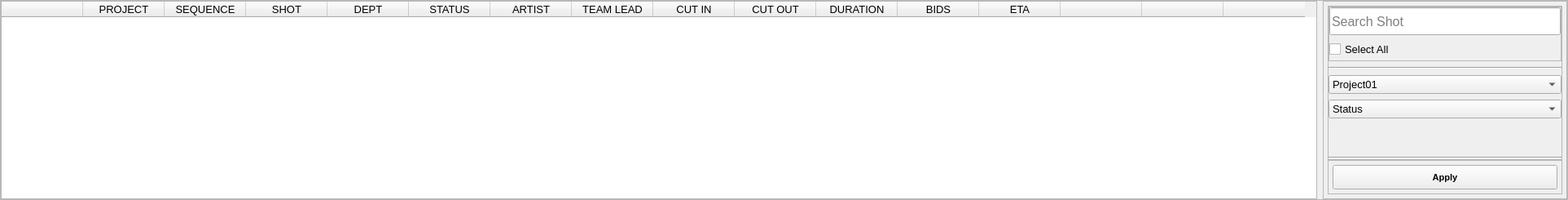
                     <widget class="QWidget" name="all_shots_page">
                      <layout class="QGridLayout" name="gridLayout_46">
                       <property name="leftMargin">
                        <number>0</number>
                       </property>
                       <property name="topMargin">
                        <number>0</number>
                       </property>
                       <property name="rightMargin">
                        <number>0</number>
                       </property>
                       <property name="bottomMargin">
                        <number>0</number>
                       </property>
                       <property name="spacing">
                        <number>0</number>
                       </property>
                       <item row="0" column="0">
                        <widget class="QFrame" name="frame_20">
                         <property name="frameShape">
                          <enum>QFrame::StyledPanel</enum>
                         </property>
                         <property name="frameShadow">
                          <enum>QFrame::Raised</enum>
                         </property>
                         <layout class="QGridLayout" name="gridLayout_45">
                          <property name="leftMargin">
                           <number>0</number>
                          </property>
                          <property name="topMargin">
                           <number>0</number>
                          </property>
                          <property name="rightMargin">
                           <number>0</number>
                          </property>
                          <property name="bottomMargin">
                           <number>0</number>
                          </property>
                          <property name="horizontalSpacing">
                           <number>7</number>
                          </property>
                          <property name="verticalSpacing">
                           <number>0</number>
                          </property>
                          <item row="1" column="1">
                           <widget class="QFrame" name="filter_frame">
                            <property name="minimumSize">
                             <size>
                              <width>300</width>
                              <height>0</height>
                             </size>
                            </property>
                            <property name="maximumSize">
                             <size>
                              <width>500</width>
                              <height>16777215</height>
                             </size>
                            </property>
                            <property name="frameShape">
                             <enum>QFrame::StyledPanel</enum>
                            </property>
                            <property name="frameShadow">
                             <enum>QFrame::Raised</enum>
                            </property>
                            <layout class="QGridLayout" name="gridLayout_65">
                             <property name="leftMargin">
                              <number>5</number>
                             </property>
                             <property name="topMargin">
                              <number>5</number>
                             </property>
                             <property name="rightMargin">
                              <number>5</number>
                             </property>
                             <property name="bottomMargin">
                              <number>5</number>
                             </property>
                             <property name="spacing">
                              <number>0</number>
                             </property>
                             <item row="0" column="0">
                              <widget class="QFrame" name="frame_43">
                               <property name="frameShape">
                                <enum>QFrame::StyledPanel</enum>
                               </property>
                               <property name="frameShadow">
                                <enum>QFrame::Raised</enum>
                               </property>
                               <layout class="QGridLayout" name="gridLayout_17">
                                <property name="leftMargin">
                                 <number>0</number>
                                </property>
                                <property name="topMargin">
                                 <number>0</number>
                                </property>
                                <property name="rightMargin">
                                 <number>0</number>
                                </property>
                                <property name="bottomMargin">
                                 <number>0</number>
                                </property>
                                <property name="horizontalSpacing">
                                 <number>0</number>
                                </property>
                                <property name="verticalSpacing">
                                 <number>7</number>
                                </property>
                                <item row="0" column="0">
                                 <widget class="QFrame" name="frame_44">
                                  <property name="frameShape">
                                   <enum>QFrame::StyledPanel</enum>
                                  </property>
                                  <property name="frameShadow">
                                   <enum>QFrame::Raised</enum>
                                  </property>
                                  <layout class="QGridLayout" name="gridLayout_44">
                                   <property name="leftMargin">
                                    <number>0</number>
                                   </property>
                                   <property name="topMargin">
                                    <number>0</number>
                                   </property>
                                   <property name="rightMargin">
                                    <number>0</number>
                                   </property>
                                   <property name="bottomMargin">
                                    <number>0</number>
                                   </property>
                                   <property name="horizontalSpacing">
                                    <number>0</number>
                                   </property>
                                   <property name="verticalSpacing">
                                    <number>5</number>
                                   </property>
                                   <item row="1" column="0">
                                    <widget class="QCheckBox" name="sel_all_shtTable_chkBox">
                                     <property name="font">
                                      <font>
                                       <pointsize>10</pointsize>
                                      </font>
                                     </property>
                                     <property name="text">
                                      <string>Select All</string>
                                     </property>
                                    </widget>
                                   </item>
                                   <item row="1" column="1">
                                    <widget class="QPushButton" name="assign_leads_btn">
                                     <property name="cursor">
                                      <cursorShape>PointingHandCursor</cursorShape>
                                     </property>
                                     <property name="toolTip">
                                      <string>Assign to Leads</string>
                                     </property>
                                     <property name="styleSheet">
                                      <string notr="true">QPushButton{
padding:5px;
background-color: rgb(230, 123, 0);
}
QPushButton::hover{
	background-color: rgb(230, 149, 9);
}
QPushButton::pressed{
	background-color: rgb(208, 111, 0);
}</string>
                                     </property>
                                     <property name="text">
                                      <string/>
                                     </property>
                                     <property name="icon">
                                      <iconset resource="../files.qrc">
                                       <normaloff>:/24x24/icons/24x24/cil-user-follow.png</normaloff>:/24x24/icons/24x24/cil-user-follow.png</iconset>
                                     </property>
                                     <property name="iconSize">
                                      <size>
                                       <width>20</width>
                                       <height>20</height>
                                      </size>
                                     </property>
                                     <property name="flat">
                                      <bool>true</bool>
                                     </property>
                                    </widget>
                                   </item>
                                   <item row="0" column="0" colspan="2">
                                    <widget class="QLineEdit" name="shot_search_lineEdit">
                                     <property name="sizePolicy">
                                      <sizepolicy hsizetype="Expanding" vsizetype="Fixed">
                                       <horstretch>0</horstretch>
                                       <verstretch>0</verstretch>
                                      </sizepolicy>
                                     </property>
                                     <property name="minimumSize">
                                      <size>
                                       <width>0</width>
                                       <height>34</height>
                                      </size>
                                     </property>
                                     <property name="font">
                                      <font>
                                       <pointsize>12</pointsize>
                                      </font>
                                     </property>
                                     <property name="frame">
                                      <bool>true</bool>
                                     </property>
                                     <property name="placeholderText">
                                      <string>Search Shot</string>
                                     </property>
                                    </widget>
                                   </item>
                                  </layout>
                                 </widget>
                                </item>
                                <item row="5" column="0">
                                 <widget class="Line" name="line_9">
                                  <property name="orientation">
                                   <enum>Qt::Horizontal</enum>
                                  </property>
                                 </widget>
                                </item>
                                <item row="7" column="0">
                                 <widget class="QComboBox" name="stat_filter_cb">
                                  <property name="font">
                                   <font>
                                    <pointsize>10</pointsize>
                                   </font>
                                  </property>
                                  <item>
                                   <property name="text">
                                    <string>Status</string>
                                   </property>
                                  </item>
                                  <item>
                                   <property name="text">
                                    <string>Status2</string>
                                   </property>
                                  </item>
                                  <item>
                                   <property name="text">
                                    <string>Status3</string>
                                   </property>
                                  </item>
                                 </widget>
                                </item>
                                <item row="9" column="0">
                                 <widget class="Line" name="line_14">
                                  <property name="orientation">
                                   <enum>Qt::Horizontal</enum>
                                  </property>
                                 </widget>
                                </item>
                                <item row="6" column="0">
                                 <widget class="QComboBox" name="pro_filter_cb">
                                  <property name="font">
                                   <font>
                                    <pointsize>10</pointsize>
                                   </font>
                                  </property>
                                  <item>
                                   <property name="text">
                                    <string>Project01</string>
                                   </property>
                                  </item>
                                  <item>
                                   <property name="text">
                                    <string>Project02</string>
                                   </property>
                                  </item>
                                  <item>
                                   <property name="text">
                                    <string>Project03</string>
                                   </property>
                                  </item>
                                 </widget>
                                </item>
                                <item row="8" column="0">
                                 <spacer name="verticalSpacer_4">
                                  <property name="orientation">
                                   <enum>Qt::Vertical</enum>
                                  </property>
                                  <property name="sizeHint" stdset="0">
                                   <size>
                                    <width>20</width>
                                    <height>40</height>
                                   </size>
                                  </property>
                                 </spacer>
                                </item>
                               </layout>
                              </widget>
                             </item>
                             <item row="1" column="0">
                              <widget class="QFrame" name="frame_45">
                               <property name="frameShape">
                                <enum>QFrame::StyledPanel</enum>
                               </property>
                               <property name="frameShadow">
                                <enum>QFrame::Raised</enum>
                               </property>
                               <layout class="QGridLayout" name="gridLayout_29">
                                <property name="leftMargin">
                                 <number>5</number>
                                </property>
                                <property name="topMargin">
                                 <number>5</number>
                                </property>
                                <property name="rightMargin">
                                 <number>5</number>
                                </property>
                                <property name="bottomMargin">
                                 <number>5</number>
                                </property>
                                <property name="verticalSpacing">
                                 <number>7</number>
                                </property>
                                <item row="0" column="0">
                                 <widget class="QPushButton" name="apply_filter_btn">
                                  <property name="minimumSize">
                                   <size>
                                    <width>80</width>
                                    <height>30</height>
                                   </size>
                                  </property>
                                  <property name="font">
                                   <font>
                                    <family>Segoe UI</family>
                                    <pointsize>8</pointsize>
                                    <weight>75</weight>
                                    <bold>true</bold>
                                   </font>
                                  </property>
                                  <property name="cursor">
                                   <cursorShape>PointingHandCursor</cursorShape>
                                  </property>
                                  <property name="text">
                                   <string>Apply</string>
                                  </property>
                                  <property name="icon">
                                   <iconset resource="../files.qrc">
                                    <normaloff>:/24x24/icons/24x24/cil-check-alt.png</normaloff>:/24x24/icons/24x24/cil-check-alt.png</iconset>
                                  </property>
                                  <property name="iconSize">
                                   <size>
                                    <width>13</width>
                                    <height>13</height>
                                   </size>
                                  </property>
                                 </widget>
                                </item>
                               </layout>
                              </widget>
                             </item>
                            </layout>
                           </widget>
                          </item>
                          <item row="0" column="0" rowspan="2">
                           <widget class="QFrame" name="frame_22">
                            <property name="frameShape">
                             <enum>QFrame::StyledPanel</enum>
                            </property>
                            <property name="frameShadow">
                             <enum>QFrame::Raised</enum>
                            </property>
                            <layout class="QGridLayout" name="gridLayout_32">
                             <property name="leftMargin">
                              <number>0</number>
                             </property>
                             <property name="topMargin">
                              <number>0</number>
                             </property>
                             <property name="rightMargin">
                              <number>0</number>
                             </property>
                             <property name="bottomMargin">
                              <number>0</number>
                             </property>
                             <property name="spacing">
                              <number>0</number>
                             </property>
                             <item row="0" column="0">
                              <widget class="QTableWidget" name="all_shots_tbWidget">
                               <property name="font">
                                <font>
                                 <pointsize>10</pointsize>
                                </font>
                               </property>
                               <property name="focusPolicy">
                                <enum>Qt::NoFocus</enum>
                               </property>
                               <property name="styleSheet">
                                <string notr="true"/>
                               </property>
                               <property name="frameShape">
                                <enum>QFrame::NoFrame</enum>
                               </property>
                               <property name="frameShadow">
                                <enum>QFrame::Sunken</enum>
                               </property>
                               <property name="sizeAdjustPolicy">
                                <enum>QAbstractScrollArea::AdjustToContents</enum>
                               </property>
                               <property name="editTriggers">
                                <set>QAbstractItemView::NoEditTriggers</set>
                               </property>
                               <property name="dragDropMode">
                                <enum>QAbstractItemView::NoDragDrop</enum>
                               </property>
                               <property name="alternatingRowColors">
                                <bool>true</bool>
                               </property>
                               <property name="selectionBehavior">
                                <enum>QAbstractItemView::SelectRows</enum>
                               </property>
                               <property name="showGrid">
                                <bool>false</bool>
                               </property>
                               <property name="sortingEnabled">
                                <bool>false</bool>
                               </property>
                               <attribute name="verticalHeaderVisible">
                                <bool>false</bool>
                               </attribute>
                               <attribute name="verticalHeaderShowSortIndicator" stdset="0">
                                <bool>true</bool>
                               </attribute>
                               <column>
                                <property name="text">
                                 <string/>
                                </property>
                               </column>
                               <column>
                                <property name="text">
                                 <string>PROJECT</string>
                                </property>
                               </column>
                               <column>
                                <property name="text">
                                 <string>SEQUENCE</string>
                                </property>
                               </column>
                               <column>
                                <property name="text">
                                 <string>SHOT</string>
                                </property>
                               </column>
                               <column>
                                <property name="text">
                                 <string>DEPT</string>
                                </property>
                               </column>
                               <column>
                                <property name="text">
                                 <string>STATUS</string>
                                </property>
                               </column>
                               <column>
                                <property name="text">
                                 <string>ARTIST</string>
                                </property>
                               </column>
                               <column>
                                <property name="text">
                                 <string>TEAM LEAD</string>
                                </property>
                               </column>
                               <column>
                                <property name="text">
                                 <string>CUT IN</string>
                                </property>
                               </column>
                               <column>
                                <property name="text">
                                 <string>CUT OUT</string>
                                </property>
                               </column>
                               <column>
                                <property name="text">
                                 <string>DURATION</string>
                                </property>
                               </column>
                               <column>
                                <property name="text">
                                 <string>BIDS</string>
                                </property>
                               </column>
                               <column>
                                <property name="text">
                                 <string>ETA</string>
                                </property>
                               </column>
                               <column>
                                <property name="text">
                                 <string/>
                                </property>
                               </column>
                               <column>
                                <property name="text">
                                 <string/>
                                </property>
                               </column>
                               <column>
                                <property name="text">
                                 <string/>
                                </property>
                               </column>
                              </widget>
                             </item>
                            </layout>
                           </widget>
                          </item>
                         </layout>
                        </widget>
                       </item>
                      </layout>
                     </widget>
